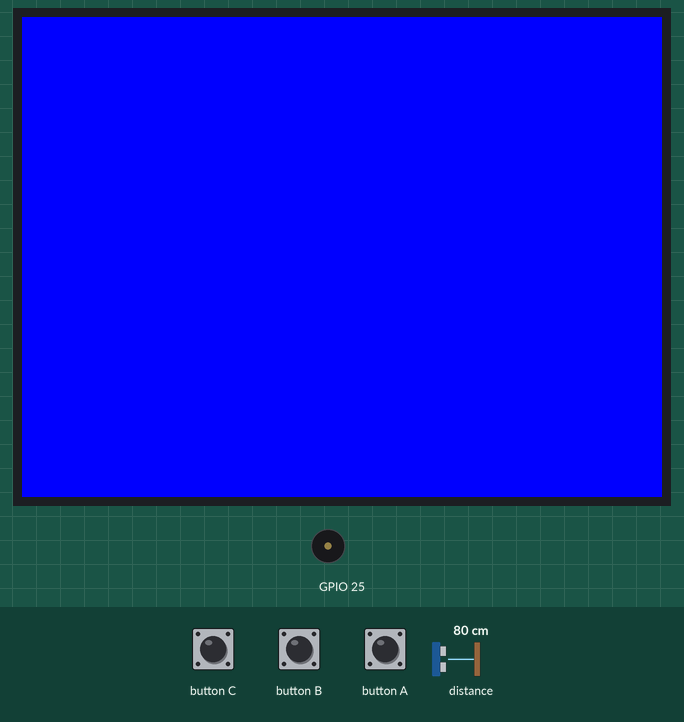
Bench run of a sketch on a simulated ESP32. Shown: 320×240 colour display, buzzer (waves = sounding). The test bench sets the inputs (shaded band); at power-on: distance to the obstacle 80 cm.

Above: at 1.3 s.
1.4 s: distance to the obstacle set to 11 cm
At 2.0 s:
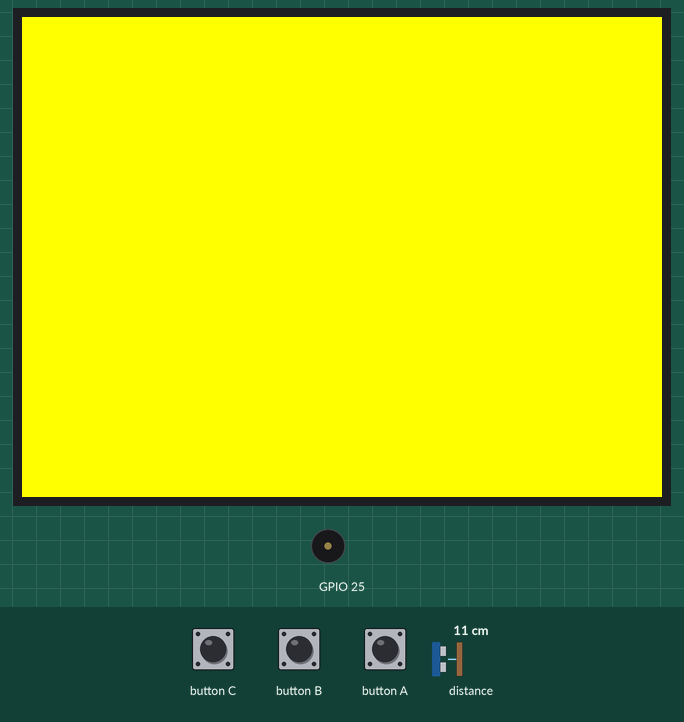
2.9 s: distance to the obstacle set to 8 cm
At 3.25 s:
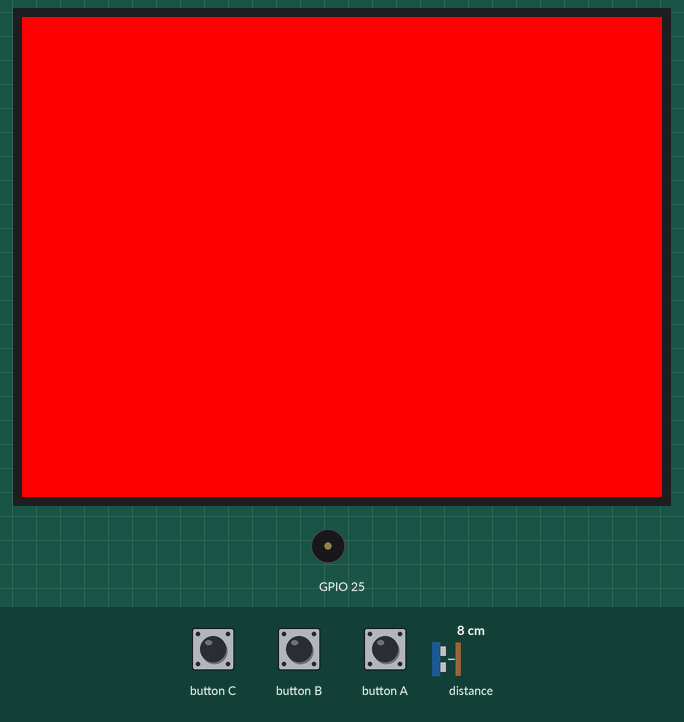
4.9 s: distance to the obstacle set to 18 cm
At 5.07 s:
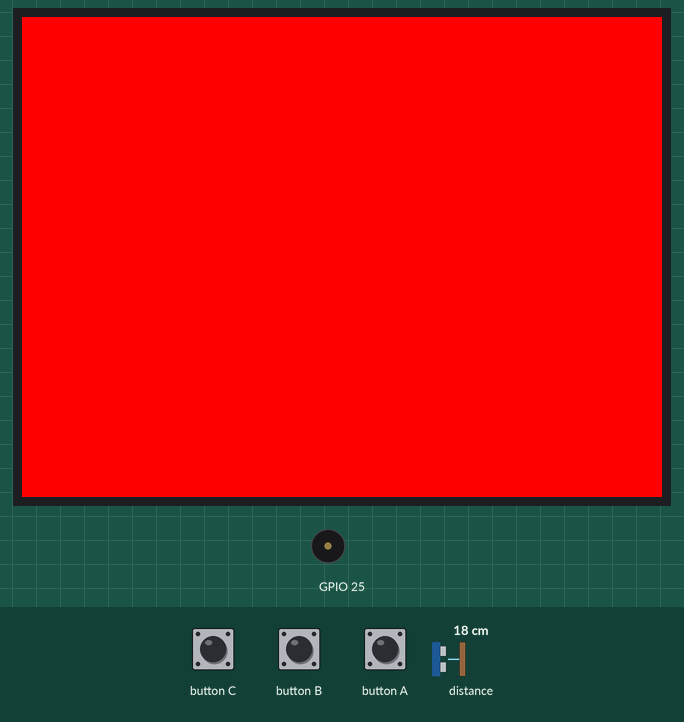
Timing chart, 0 to 7.9 s (numbered marks = the images above; inputs shaded):
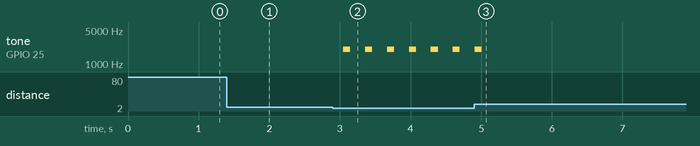

Measured:
- the behaviour switches between 10 and 9 cm on distance to the obstacle (found by bisection; images 1 and 2)
- after the input at 2.9 s, tone on GPIO 25: alternates 2000 Hz for 0.10 s and silent for 0.21 s, starting after 0.15 s
- after the input at 4.9 s, tone on GPIO 25: goes on until 5.0 s, then stays silent

The sketch:

tof_actuator.ino
```cpp
// 第10回: ToF 距離センサ + アクチュエータ連携
// 接続: Grove Port A (I2C) に Unit ToF を接続
// 動作:
//   distance < 100mm  → 画面を赤、警告音(2000Hz)
//   distance < 300mm  → 画面を黄色
//   それ以外           → 画面を青

#include <M5Unified.h>
#include <Wire.h>
#include <VL53L0X.h>

VL53L0X tof;

void setup() {
  M5.begin();
  Wire.begin();
  tof.setTimeout(500);
  tof.init();
  tof.startContinuous();
  M5.Display.setTextSize(2);
}

void loop() {
  M5.update();

  uint16_t distance = tof.readRangeContinuousMillimeters();

  if (distance < 100) {
    M5.Display.fillScreen(TFT_RED);
    M5.Speaker.tone(2000, 100);
  } else if (distance < 300) {
    M5.Display.fillScreen(TFT_YELLOW);
  } else {
    M5.Display.fillScreen(TFT_BLUE);
  }

  delay(200);
}
```
